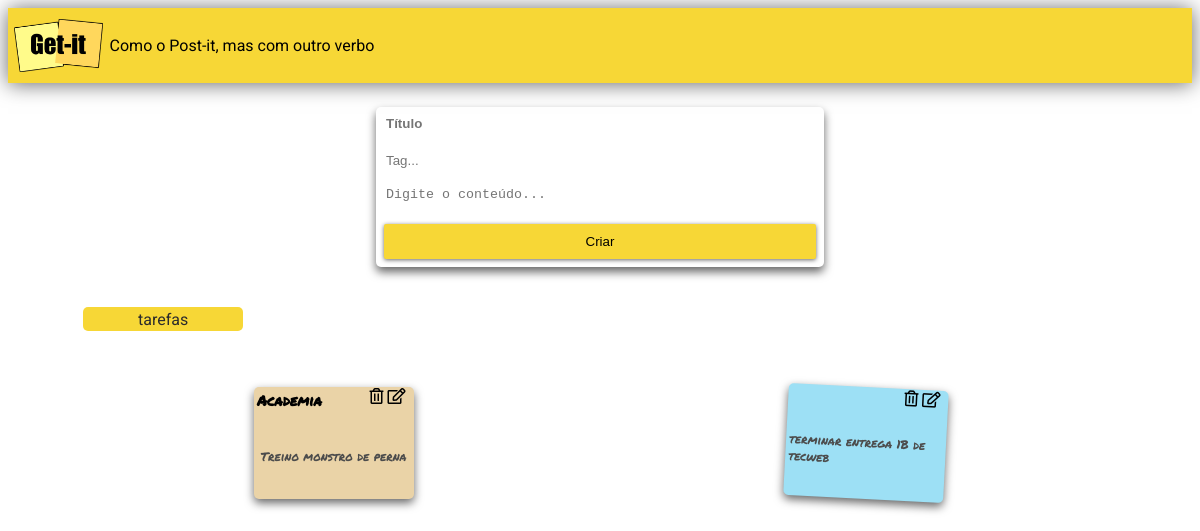
Page /?tag=Tarefas on the committed database.
### notes/models.py (models this page shows, shortened)
class Tag(models.Model):
    tag = models.CharField(max_length=30)
    label = models.CharField(max_length=30)

class Note(models.Model):
    title = models.CharField(max_length=200)
    content = models.TextField()
    tag = models.ForeignKey(Tag, on_delete=models.SET_NULL, null=True)

### notes/views.py (the view)
# urls.py: path('', views.index, name='index'),
def index(request):
    if request.method == 'POST':
        title = request.POST.get('titulo')
        content = request.POST.get('detalhes')
        tag = None
        if (request.POST.__contains__('tag')):
            tagType = request.POST.get('tag')
            tags = Tag.objects.all()
            tag = Tag(tag=tagType, label=tagType.replace(' ', '').title())
            for _tag in tags:
                if _tag.tag == tagType:
                    tag = _tag
                    break
        if (request.POST.__contains__('id')):
            id = request.POST.get('id')
            if (tag is not None):
                note = Note(id=id, title=title, content=content, tag=tag)
            else:
                note = Note(id=id, title=title, content=content, tag=tag)
        else:
            if (tag is not None):
                note = Note(title=title, content=content, tag=tag)
            else:
                note = Note(title=title, content=content, tag=tag)
        if (request.POST.__contains__('create')):
            tag.save()
            note.save()
        elif (request.POST.__contains__('delete')):
            note.delete()
        elif (request.POST.__contains__('update')):
            if(request.POST.__contains__('old_title') or request.POST.__contains__('old_details')):
                Note.objects.filter(id=note.id).delete()
                note.save()
        return redirect('/')
    else:
        all_notes = Note.objects.all()
        all_tags = Tag.objects.all()
        tag_path = request.get_full_path()[1:]
        if (len(tag_path) > 0):
            tag_label = tag_path.split('=')[-1]
            for tag in all_tags:
                if (tag.label == tag_label):
                    id = tag.id
                    return render(request, 'notes/index.html', {'notes': all_notes.filter(tag_id=id), 'tags': all_tags.filter(label=tag_label)})
        return render(request, 'notes/index.html', {'notes': all_notes, 'tags': all_tags})

### notes/templates/notes/index.html (shortened to what this page needs)
{% extends "notes/base.html" %}
{% load static %}
{% block content %}
<div class="appbar">
    <img src="{% static 'notes/img/logo-getit.png' %}" class="logo"/>
    <span class="subtitle">Como o Post-it, mas com outro verbo</span>
</div>
<main class="container">
    <form class="form-card" method="post" autocomplete="off">
        <input
            class="form-card-title"
            type="text"
            name="titulo"
            placeholder="Título"
        />
        <input class="autoresize" type="text" name="tag" placeholder="Tag..." list="tags" />
        <textarea
            class="autoresize"
            name="detalhes"
            placeholder="Digite o conteúdo..."
        ></textarea>
        <button class="btn" type="submit" name="create">Criar</button>
    </form>
    <div class="tag-container">
        {% for tag in tags %}
            <a href="/?tag={{ tag.label }}" class="tag">{{ tag.tag }}</a>
        {% endfor %}
    </div>
    <div class="card-container">
        {% for note in notes %}
        <form class="card" method="post">
            <div class="card-header">
                <h3 class="card-title" id="title">{{ note.title }}</h3>
                <div class="btns">
                    <button class="delete-btn" type="submit" name="delete">
                        <i class="far fa-trash-alt"></i>
                    </button>
                    <button class="delete-btn" type="submit" name="update" onclick="updateValues(this)">
                        <i class="far fa-edit"></i>
                    </button>
                </div>
            </div>
            <div class="card-content">
                <p id="details">{{ note.content }}</p>
            </div>
        </form>
        {% endfor %}
    </div>
</main>
{% endblock %}

### notes/static/notes/css/getit.css (style rules this page uses)
html, body { font-family: "Roboto", sans-serif; }
.btn { position: relative; display: block; padding: 10px 15px; overflow: hidden; border-width: 0; outline: none; border-radius: 2px; box-shadow: 0 1px 4px rgba(0, 0, 0, 0.6); background-color: #f7d736; transition: background-color 0.3s; margin: 0.5rem; }
.btn:before { content: ""; position: absolute; top: 50%; left: 50%; display: block; width: 0; padding-top: 0; border-radius: 100%; background-color: rgba(236, 240, 241, 0.3); -webkit-transform: translate(-50%, -50%); -moz-transform: translate(-50%, -50%); -ms-transform: translate(-50%, -50%); -o-transform: translate(-50%, -50%); transform: translate(-50%, -50%); }
.logo { width: 7.5%; height: 7.5%; margin: 0.7rem 0.4rem; }
.appbar { display: flex; align-items: center; background-color: #f7d736; box-shadow: 0 1px 20px rgba(0, 0, 0, 0.6); margin-bottom: 1.5rem; }
.form-card { display: grid; box-shadow: 0 5px 10px rgba(0, 0, 0, 0.6); border-radius: 5px; width: 28rem; margin: 1.5rem auto; }
.form-card-title { border: none; color: #2c2c2c; font-weight: bold; margin: 0.5rem 0rem 0.5rem 0.5rem; }
.autoresize { border: none; height: 1.5rem; margin: 0.5rem 0rem 0.2rem 0.5rem; resize: none; }
.card-container { display: flex; flex-wrap: wrap; justify-content: space-around; width: 90%; margin: 1.5rem auto; }
.card { display: flex; flex-direction: column; box-shadow: 0 4px 10px rgba(0, 0, 0, 0.6); margin: 1rem 0rem; border-radius: 5px; flex: 0 1 15%; height: 7rem; }
.card-header { display: flex; justify-content: space-between; width: 95%; }
.card-title { font-family: 'Permanent Marker', cursive; font-size: 0.9rem; margin: 0.2rem 0.2rem 0.4rem; width:65%; }
.card-content { display: flex; font-family: 'Permanent Marker', cursive; color: #4c4c4c; font-size: 0.75rem; margin: 0.2rem 0.2rem 0.4rem; flex: 80%; justify-content: center; align-items: center; }
.card-color-1 { background-color: #ead3a7; }
.card-color-2 { background-color: #9de0f5; }
.card-rotation-3 { transform: rotate(3deg); }
.delete-btn { background: none; color: inherit; border: none; padding: 0; font: inherit; cursor: pointer; outline: inherit; }
.tag-container { display: flex; flex-wrap: wrap; justify-content: left; width: 90%; margin: 1.5rem auto; }
.tag { display: flex; margin: 1rem 1rem; border-radius: 5px; flex: 0 1 15%; height: 1.5rem; justify-content: space-around; text-decoration: none; color: #2c2c2c; background-color: #f7d736; align-items: center; }

### rows in the picture
Tag: tag "tarefas"
Note: title "Academia", content "Treino monstro de perna"
Note: content "terminar entrega 1B de tecweb"
